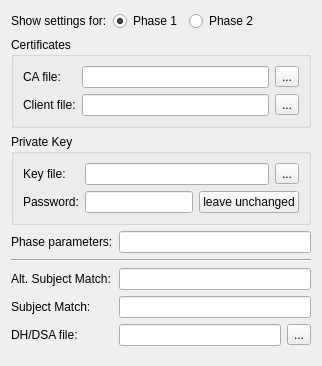
     <widget class="QWidget" name="eapAuthTab">
      <attribute name="title">
       <string>EAP Authentification</string>
      </attribute>
      <layout class="QFormLayout" name="eapAuthTabLayout">
       <property name="fieldGrowthPolicy">
        <enum>QFormLayout::ExpandingFieldsGrow</enum>
       </property>
       <item row="0" column="0" colspan="2">
        <layout class="QHBoxLayout" name="phaseShowLayout">
         <item>
          <widget class="QLabel" name="phaseShowLabel">
           <property name="text">
            <string>Show settings for:</string>
           </property>
           <property name="buddy">
            <cstring>phase1Radio</cstring>
           </property>
          </widget>
         </item>
         <item>
          <widget class="QRadioButton" name="phase1Radio">
           <property name="text">
            <string>Phase 1</string>
           </property>
           <property name="checked">
            <bool>true</bool>
           </property>
          </widget>
         </item>
         <item>
          <widget class="QRadioButton" name="phase2Radio">
           <property name="text">
            <string>Phase 2</string>
           </property>
          </widget>
         </item>
         <item>
          <spacer name="horizontalSpacer">
           <property name="orientation">
            <enum>Qt::Horizontal</enum>
           </property>
           <property name="sizeHint" stdset="0">
            <size>
             <width>40</width>
             <height>20</height>
            </size>
           </property>
          </spacer>
         </item>
        </layout>
       </item>
       <item row="3" column="0">
        <widget class="QLabel" name="phaseParamLabel">
         <property name="text">
          <string>Phase parameters:</string>
         </property>
         <property name="buddy">
          <cstring>phaseParamEdit</cstring>
         </property>
        </widget>
       </item>
       <item row="3" column="1">
        <widget class="QLineEdit" name="phaseParamEdit"/>
       </item>
       <item row="4" column="0" colspan="2">
        <widget class="Line" name="altSubjectMatchLine">
         <property name="sizePolicy">
          <sizepolicy hsizetype="Expanding" vsizetype="Fixed">
           <horstretch>0</horstretch>
           <verstretch>0</verstretch>
          </sizepolicy>
         </property>
         <property name="orientation">
          <enum>Qt::Horizontal</enum>
         </property>
        </widget>
       </item>
       <item row="5" column="0">
        <widget class="QLabel" name="altSubjectMatchLabel">
         <property name="text">
          <string>Alt. Subject Match:</string>
         </property>
         <property name="buddy">
          <cstring>altSubjectMatchEdit</cstring>
         </property>
        </widget>
       </item>
       <item row="5" column="1">
        <widget class="QLineEdit" name="altSubjectMatchEdit"/>
       </item>
       <item row="6" column="0">
        <widget class="QLabel" name="subjectMatchLabel">
         <property name="text">
          <string>Subject Match:</string>
         </property>
         <property name="buddy">
          <cstring>subjectMatchEdit</cstring>
         </property>
        </widget>
       </item>
       <item row="6" column="1">
        <widget class="QLineEdit" name="subjectMatchEdit"/>
       </item>
       <item row="7" column="1">
        <layout class="QHBoxLayout" name="dhFileLayout">
         <item>
          <widget class="QLineEdit" name="dhFileEdit"/>
         </item>
         <item>
          <widget class="QToolButton" name="dhFileBrowse">
           <property name="text">
            <string>...</string>
           </property>
          </widget>
         </item>
        </layout>
       </item>
       <item row="8" column="0">
        <widget class="Line" name="phaseParamLine">
         <property name="sizePolicy">
          <sizepolicy hsizetype="Expanding" vsizetype="Fixed">
           <horstretch>0</horstretch>
           <verstretch>0</verstretch>
          </sizepolicy>
         </property>
         <property name="orientation">
          <enum>Qt::Horizontal</enum>
         </property>
        </widget>
       </item>
       <item row="7" column="0">
        <widget class="QLabel" name="dhFileLabel">
         <property name="text">
          <string>DH/DSA file:</string>
         </property>
         <property name="buddy">
          <cstring>dhFileEdit</cstring>
         </property>
        </widget>
       </item>
       <item row="1" column="0" colspan="2">
        <widget class="QGroupBox" name="eapCertGroup">
         <property name="title">
          <string>Certificates</string>
         </property>
         <layout class="QFormLayout" name="eapCertGroupLayout">
          <property name="fieldGrowthPolicy">
           <enum>QFormLayout::ExpandingFieldsGrow</enum>
          </property>
          <item row="0" column="0">
           <widget class="QLabel" name="caLabel">
            <property name="text">
             <string>CA file:</string>
            </property>
            <property name="buddy">
             <cstring>caFileEdit</cstring>
            </property>
           </widget>
          </item>
          <item row="0" column="1">
           <layout class="QHBoxLayout" name="caFileLayout">
            <item>
             <widget class="QLineEdit" name="caFileEdit"/>
            </item>
            <item>
             <widget class="QToolButton" name="caFileBrowse">
              <property name="text">
               <string>...</string>
              </property>
             </widget>
            </item>
           </layout>
          </item>
          <item row="1" column="0">
           <widget class="QLabel" name="clientLabel">
            <property name="text">
             <string>Client file:</string>
            </property>
            <property name="buddy">
             <cstring>clientFileEdit</cstring>
            </property>
           </widget>
          </item>
          <item row="1" column="1">
           <layout class="QHBoxLayout" name="clientFileLayout">
            <item>
             <widget class="QLineEdit" name="clientFileEdit"/>
            </item>
            <item>
             <widget class="QToolButton" name="clientFileBrowse">
              <property name="text">
               <string>...</string>
              </property>
             </widget>
            </item>
           </layout>
          </item>
         </layout>
        </widget>
       </item>
       <item row="2" column="0" colspan="2">
        <widget class="QGroupBox" name="eapKeyGroup">
         <property name="title">
          <string>Private Key</string>
         </property>
         <layout class="QFormLayout" name="eapKeyGroupLayout">
          <item row="0" column="0">
           <widget class="QLabel" name="keyFileLabel">
            <property name="text">
             <string>Key file:</string>
            </property>
            <property name="buddy">
             <cstring>keyFileEdit</cstring>
            </property>
           </widget>
          </item>
          <item row="0" column="1">
           <layout class="QHBoxLayout" name="keyFileLayout">
            <item>
             <widget class="QLineEdit" name="keyFileEdit"/>
            </item>
            <item>
             <widget class="QToolButton" name="keyFileBrowse">
              <property name="text">
               <string>...</string>
              </property>
             </widget>
            </item>
           </layout>
          </item>
          <item row="1" column="0">
           <widget class="QLabel" name="keyPasswordLabel">
            <property name="text">
             <string>Password:</string>
            </property>
            <property name="buddy">
             <cstring>keyPasswordEdit</cstring>
            </property>
           </widget>
          </item>
          <item row="1" column="1">
           <layout class="QHBoxLayout" name="keyPasswordLayout">
            <item>
             <widget class="QLineEdit" name="keyPasswordEdit">
              <property name="echoMode">
               <enum>QLineEdit::Password</enum>
              </property>
             </widget>
            </item>
            <item>
             <widget class="QPushButton" name="keyPasswordLeaveButton">
              <property name="text">
               <string>leave unchanged</string>
              </property>
              <property name="checkable">
               <bool>true</bool>
              </property>
             </widget>
            </item>
           </layout>
          </item>
         </layout>
        </widget>
       </item>
      </layout>
     </widget>
